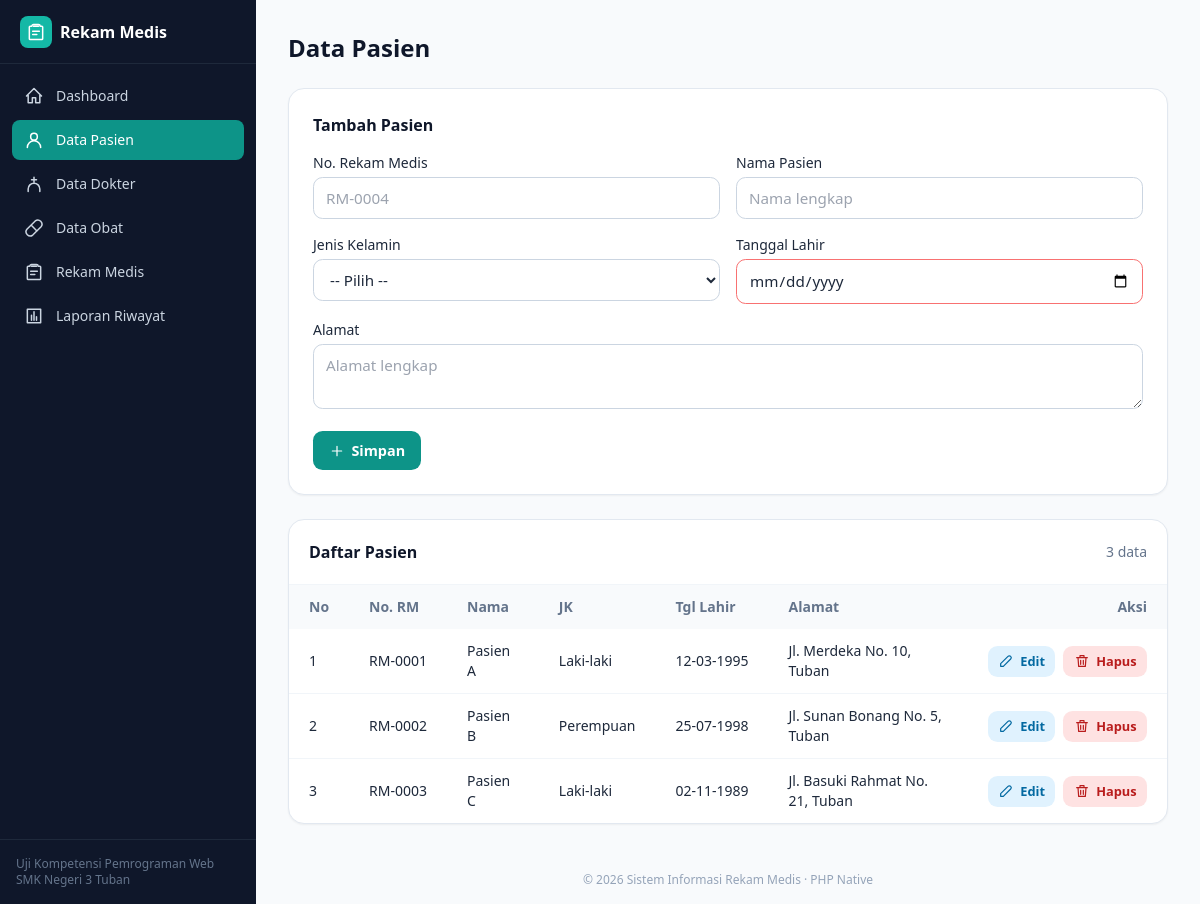
The app's page /pasien.php with its own data.
### tables this page shows
CREATE TABLE `pasien` (
  `id_pasien`     INT(11)      NOT NULL AUTO_INCREMENT,
  `no_rm`         VARCHAR(20)  NOT NULL,
  `nama_pasien`   VARCHAR(100) NOT NULL,
  `jenis_kelamin` ENUM('L','P') NOT NULL,
  `tanggal_lahir` DATE         NOT NULL,
  `alamat`        TEXT         NOT NULL,
  PRIMARY KEY (`id_pasien`),
  UNIQUE KEY `uk_no_rm` (`no_rm`)
);

### pasien.php (the view, shortened to what this page needs)
<?php
require __DIR__ . '/includes/functions.php';
$db = db();
$edit = null;
$old  = pull_old();
$form = $old ?: ($edit ?? []);
$v = fn(string $k, $d = '') => e($form[$k] ?? $d);
$rows = fetch_all($db, 'SELECT * FROM pasien ORDER BY id_pasien ASC');
require __DIR__ . '/includes/header.php';
?>
<section class="bg-white rounded-2xl border border-slate-200 shadow-sm p-5 sm:p-6">
    <h2 class="font-semibold text-slate-900 mb-4"><?= $edit ? 'Edit Pasien' : 'Tambah Pasien' ?></h2>
    <form method="post" action="pasien.php" data-validate novalidate class="grid grid-cols-1 md:grid-cols-2 gap-4">
        <div>
            <label for="no_rm" class="block text-sm font-medium mb-1">No. Rekam Medis</label>
            <input class="input" type="text" id="no_rm" name="no_rm" maxlength="20" required placeholder="RM-0004" value="<?= $v('no_rm') ?>">
        </div>
        <div>
            <label for="nama_pasien" class="block text-sm font-medium mb-1">Nama Pasien</label>
            <input class="input" type="text" id="nama_pasien" name="nama_pasien" maxlength="100" required placeholder="Nama lengkap" value="<?= $v('nama_pasien') ?>">
        </div>
        <div>
            <label for="jenis_kelamin" class="block text-sm font-medium mb-1">Jenis Kelamin</label>
            <select class="input" id="jenis_kelamin" name="jenis_kelamin" required>
                <option value="">-- Pilih --</option>
            </select>
        </div>
        <div>
            <label for="tanggal_lahir" class="block text-sm font-medium mb-1">Tanggal Lahir</label>
            <input class="input" type="date" id="tanggal_lahir" name="tanggal_lahir" max="<?= date('Y-m-d') ?>" required value="<?= $v('tanggal_lahir') ?>">
        </div>
        <div class="md:col-span-2">
            <label for="alamat" class="block text-sm font-medium mb-1">Alamat</label>
            <textarea class="input" id="alamat" name="alamat" rows="2" required placeholder="Alamat lengkap"><?= $v('alamat') ?></textarea>
        </div>
        <div class="md:col-span-2 flex flex-wrap gap-2">
            <button type="submit" class="btn btn-primary"><?= icon($edit ? 'check' : 'plus', 'w-4 h-4') ?> <?= $edit ? 'Simpan Perubahan' : 'Simpan' ?></button>
        </div>
    </form>
</section>
<section class="mt-6 bg-white rounded-2xl border border-slate-200 shadow-sm">
    <div class="p-5 border-b border-slate-100 flex items-center justify-between">
        <h2 class="font-semibold text-slate-900">Daftar Pasien</h2>
        <span class="text-sm text-slate-500"><?= count($rows) ?> data</span>
    </div>
    <div class="overflow-x-auto">
        <table class="w-full text-sm min-w-[760px]">
            <thead class="bg-slate-50 text-left text-slate-500">
                <tr>
                    <th class="px-5 py-3">No</th><th class="px-5 py-3">No. RM</th><th class="px-5 py-3">Nama</th>
                    <th class="px-5 py-3">JK</th><th class="px-5 py-3">Tgl Lahir</th><th class="px-5 py-3">Alamat</th>
                    <th class="px-5 py-3 text-right">Aksi</th>
                </tr>
            </thead>
            <tbody class="divide-y divide-slate-100">
            <?php foreach ($rows as $i => $r): ?>
                <tr class="hover:bg-slate-50">
                    <td class="px-5 py-3"><?= $i + 1 ?></td>
                    <td class="px-5 py-3 whitespace-nowrap"><?= e($r['no_rm']) ?></td>
                    <td class="px-5 py-3 font-medium"><?= e($r['nama_pasien']) ?></td>
                    <td class="px-5 py-3"><?= $r['jenis_kelamin'] === 'L' ? 'Laki-laki' : 'Perempuan' ?></td>
                    <td class="px-5 py-3 whitespace-nowrap"><?= e(tgl($r['tanggal_lahir'])) ?></td>
                    <td class="px-5 py-3"><?= e($r['alamat']) ?></td>
                    <td class="px-5 py-3">
                        <div class="flex justify-end gap-2">
                            <a href="pasien.php?edit=<?= (int)$r['id_pasien'] ?>" class="btn btn-edit btn-sm"><?= icon('edit', 'w-4 h-4') ?> Edit</a>
                            <form method="post" action="pasien.php" data-confirm="Hapus pasien &quot;<?= e($r['nama_pasien']) ?>&quot;? Tindakan ini tidak dapat dibatalkan.">
                                <button type="submit" class="btn btn-danger btn-sm"><?= icon('trash', 'w-4 h-4') ?> Hapus</button>
                            </form>
                        </div>
                    </td>
                </tr>
            <?php endforeach; ?>
            </tbody>
        </table>
    </div>
</section>
<?php require __DIR__ . '/includes/footer.php'; ?>

### includes/functions.php (shortened to what this page needs)
<?php
function e($v): string
{
    return htmlspecialchars((string)$v, ENT_QUOTES, 'UTF-8');
}
function pull_old(): array
{
    $o = $_SESSION['old'] ?? [];
    return $o;
}
function fetch_all(mysqli $db, string $sql, string $types = '', array $params = []): array
{
    $st = $db->prepare($sql);
    $st->execute();
    $rows = $st->get_result()->fetch_all(MYSQLI_ASSOC);
    return $rows;
}
function tgl(string $d): string
{
    $dt = DateTime::createFromFormat('Y-m-d', $d);
    return $dt ? $dt->format('d-m-Y') : $d;
}
function icon(string $name, string $cls = 'w-5 h-5'): string
{
    $paths = [
        'home'     => 'M3 12l9-9 9 9M5 10v10h5v-6h4v6h5V10',
        'user'     => 'M12 12a4 4 0 100-8 4 4 0 000 8zM4 21a8 8 0 0116 0',
        'doctor'   => 'M12 4v6m-3-3h6M5 21v-3a7 7 0 0114 0v3',
        'pill'     => 'M10.5 20.5a5 5 0 01-7-7l10-10a5 5 0 017 7l-10 10zM8.5 8.5l7 7',
        'clipboard'=> 'M9 5h6M9 3h6a2 2 0 012 2v0h2a1 1 0 011 1v14a1 1 0 01-1 1H5a1 1 0 01-1-1V6a1 1 0 011-1h2v0a2 2 0 012-2zM8 11h8M8 15h5',
        'report'   => 'M9 17v-6m3 6V7m3 10v-4M4 4h16v16H4z',
        'menu'     => 'M4 6h16M4 12h16M4 18h16',
        'close'    => 'M6 6l12 12M18 6L6 18',
        'edit'     => 'M4 20h4L19 9a2.8 2.8 0 00-4-4L4 16v4z',
        'trash'    => 'M4 7h16M10 11v6m4-6v6M6 7l1 13h10l1-13M9 7V4h6v3',
        'plus'     => 'M12 5v14M5 12h14',
        'check'    => 'M5 13l4 4L19 7',
        'warn'     => 'M12 9v4m0 4h.01M10.3 3.9L2.4 18a2 2 0 001.7 3h15.8a2 2 0 001.7-3L13.7 3.9a2 2 0 00-3.4 0z',
        'print'    => 'M7 9V3h10v6M7 17H5a1 1 0 01-1-1v-5a2 2 0 012-2h12a2 2 0 012 2v5a1 1 0 01-1 1h-2M7 14h10v7H7z',
    ];
    $d = $paths[$name] ?? '';
    return '<svg class="' . e($cls) . '" fill="none" stroke="currentColor" stroke-width="1.8" '
         . 'stroke-linecap="round" stroke-linejoin="round" viewBox="0 0 24 24" aria-hidden="true">'
         . '<path d="' . $d . '"/></svg>';
}

### includes/header.php (style rules this page uses)
.input { width:100%;border:1px solid #cbd5e1;border-radius:.6rem;padding:.55rem .75rem;background:#fff;font-size:.95rem;transition:box-shadow .15s,border-color .15s }
.input:invalid:not(:placeholder-shown):not(select) { border-color:#f87171 }
.btn { display:inline-flex;align-items:center;gap:.4rem;border-radius:.6rem;padding:.55rem 1rem;font-weight:600;font-size:.9rem;transition:background .15s }
.btn-primary { background:#0d9488;color:#fff }
.btn-danger { background:#fee2e2;color:#b91c1c }
.btn-edit { background:#e0f2fe;color:#0369a1 }
.btn-sm { padding:.35rem .65rem;font-size:.8rem }

### records on screen
pasien: no_rm "RM-0001", nama_pasien "Pasien A", jenis_kelamin "Laki-laki", tanggal_lahir "12-03-1995", alamat "Jl. Merdeka No. 10, Tuban"
pasien: no_rm "RM-0002", nama_pasien "Pasien B", jenis_kelamin "Perempuan", tanggal_lahir "25-07-1998", alamat "Jl. Sunan Bonang No. 5, Tuban"
pasien: no_rm "RM-0003", nama_pasien "Pasien C", jenis_kelamin "Laki-laki", tanggal_lahir "02-11-1989", alamat "Jl. Basuki Rahmat No. 21, Tuban"

### other values on screen
$label "Dashboard"
$label "Data Pasien"
$label "Data Dokter"
$label "Data Obat"
$label "Rekam Medis"
$label "Laporan Riwayat"
$pageTitle "Data Pasien"
count($rows) "3"
